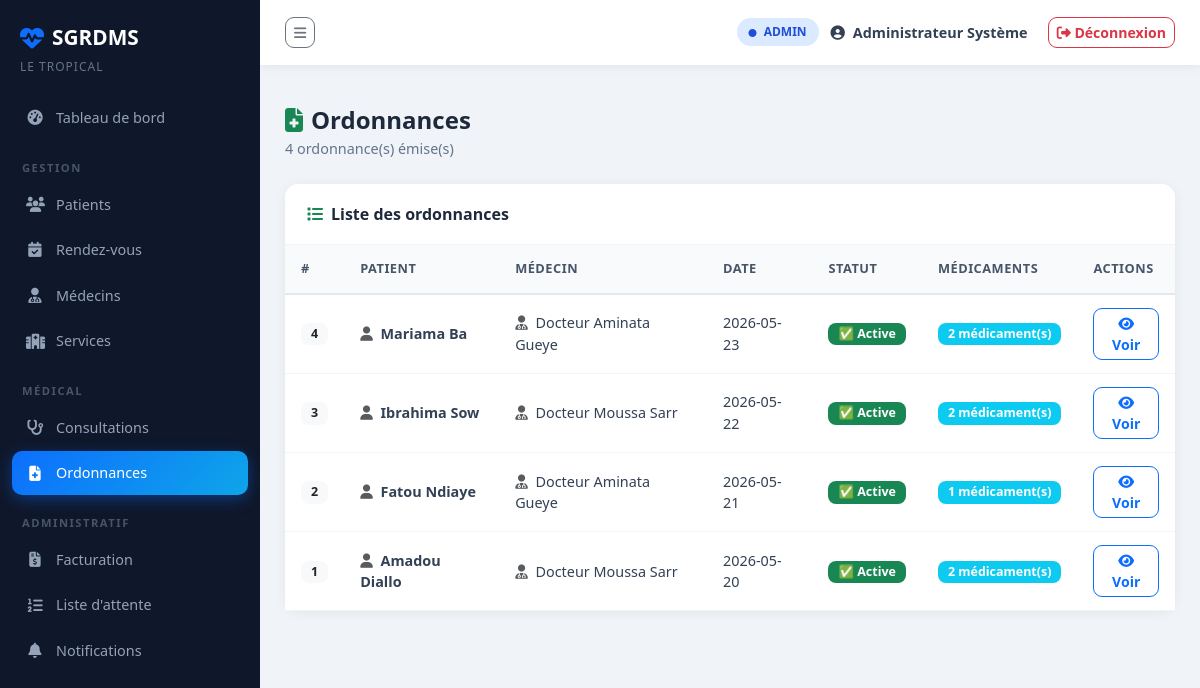
/ordonnances (signed in), run on the app's committed database.
### tables this page shows
CREATE TABLE ORDONNANCE (
    id_ordonnance   INTEGER PRIMARY KEY AUTOINCREMENT,
    statut          TEXT DEFAULT 'active' CHECK(statut IN ('active','expiree','annulee')),
    date            TEXT NOT NULL DEFAULT (DATE('now')),
    instruction     TEXT,
    id_consultation INTEGER NOT NULL,
    FOREIGN KEY (id_consultation) REFERENCES CONSULTATION(id_consultation)
);

### app.py (the view)
@app.route("/ordonnances")
@login_required
def ordonnances_liste():
    conn = get_db()
    ordonnances = conn.execute("""
        SELECT o.*,
               p.prenom || ' ' || p.nom AS patient,
               m.prenom || ' ' || m.nom AS medecin,
               (SELECT COUNT(*) FROM LIGNE_ORDONNANCE lo
                WHERE lo.id_ordonnance = o.id_ordonnance) AS nb_medicaments
        FROM ORDONNANCE o
        JOIN CONSULTATION c ON o.id_consultation = c.id_consultation
        JOIN RENDEZ_VOUS r  ON c.id_rdv = r.id_rdv
        JOIN PATIENT p      ON r.id_patient = p.id_patient
        JOIN MEDECIN m      ON r.id_medecin = m.id_medecin
        ORDER BY o.date DESC
    """).fetchall()
    conn.close()
    return render_template("ordonnances/liste.html", ordonnances=ordonnances)

### app.py (called while the page is built)
def get_db():
    conn = sqlite3.connect(DB_PATH)
    conn.row_factory = sqlite3.Row
    conn.execute("PRAGMA foreign_keys = ON")
    return conn

def login_required(f):
    from functools import wraps
    @wraps(f)
    def decorated(*args, **kwargs):
        if "user" not in session:
            flash("Veuillez vous connecter.", "warning")
            return redirect(url_for("login"))
        return f(*args, **kwargs)
    return decorated

### templates/ordonnances/liste.html (shortened to what this page needs)
{% extends "base.html" %}
{% block content %}
<div class="page-header">
    <div>
        <h2><i class="fas fa-file-medical me-2 text-success"></i>Ordonnances</h2>
        <p>{{ ordonnances|length }} ordonnance(s) émise(s)</p>
    </div>
</div>
<div class="card">
    <div class="card-header">
        <i class="fas fa-list me-2 text-success"></i>Liste des ordonnances
    </div>
    <div class="card-body p-0">
        <div class="table-responsive">
            <table class="table">
                <thead>
                    <tr>
                        <th>#</th>
                        <th>Patient</th>
                        <th>Médecin</th>
                        <th>Date</th>
                        <th>Statut</th>
                        <th>Médicaments</th>
                        <th>Actions</th>
                    </tr>
                </thead>
                <tbody>
                    {% for o in ordonnances %}
                    <tr>
                        <td><span class="badge bg-light text-dark">{{ o.id_ordonnance }}</span></td>
                        <td>
                            <i class="fas fa-user me-1 text-muted"></i>
                            <strong>{{ o.patient }}</strong>
                        </td>
                        <td>
                            <i class="fas fa-user-md me-1 text-muted"></i>
                            {{ o.medecin }}
                        </td>
                        <td>{{ o.date }}</td>
                        <td>
                            {% if o.statut == 'active' %}
                                <span class="badge bg-success">✅ Active</span>
                            {% elif o.statut == 'expiree' %}
                                <span class="badge bg-warning text-dark">⏳ Expirée</span>
                            {% else %}
                                <span class="badge bg-danger">❌ Annulée</span>
                            {% endif %}
                        </td>
                        <td>
                            <span class="badge bg-info">{{ o.nb_medicaments }} médicament(s)</span>
                        </td>
                        <td>
                            <a href="{{ url_for('consultation_detail', id=o.id_consultation) }}"
                               class="btn btn-sm btn-outline-primary">
                                <i class="fas fa-eye"></i> Voir
                            </a>
                        </td>
                    </tr>
                    {% endfor %}
                </tbody>
            </table>
        </div>
    </div>
</div>
{% endblock %}

### static/css/style.css (style rules this page uses)
:root { --primary: #0d6efd; --success: #198754; --sidebar-w: 260px; --topbar-h: 65px; --bg: #f0f4f8; --sidebar-bg: #0f172a; --card-radius: 14px; }
* { box-sizing: border-box; }
body { font-family: 'Segoe UI', sans-serif; background: var(--bg); margin: 0; overflow-x: hidden; }
.page-header { display: flex; align-items: center; justify-content: space-between; margin-bottom: 25px; }
.page-header h2 { font-size: 1.5rem; font-weight: 700; color: #1e293b; margin: 0; }
.page-header p { color: #64748b; margin: 3px 0 0; font-size: 0.9rem; }
.card { border: none; border-radius: var(--card-radius); box-shadow: 0 2px 12px rgba(0,0,0,0.06); }
.card-header { background: white; border-bottom: 1px solid #f1f5f9; border-radius: var(--card-radius) var(--card-radius) 0 0 !important; padding: 18px 22px; font-weight: 700; color: #1e293b; }
.table { margin: 0; }
.table thead th { background: #f8fafc; color: #475569; font-size: 0.8rem; font-weight: 700; text-transform: uppercase; letter-spacing: 0.5px; border-bottom: 2px solid #e2e8f0; padding: 14px 16px; }
.table tbody td { padding: 13px 16px; vertical-align: middle; color: #334155; font-size: 0.9rem; border-bottom: 1px solid #f1f5f9; }
.badge { border-radius: 8px; padding: 5px 10px; font-size: 0.78rem; font-weight: 600; }
.btn { border-radius: 9px; font-weight: 600; font-size: 0.88rem; }

### data on the page
ORDONNANCE: id_ordonnance "4", patient "Mariama Ba", medecin "Docteur Aminata Gueye", date "2026-05-23", statut "✅ Active", nb_medicaments "2"
ORDONNANCE: id_ordonnance "3", patient "Ibrahima Sow", medecin "Docteur Moussa Sarr", date "2026-05-22", statut "✅ Active", nb_medicaments "2"
ORDONNANCE: id_ordonnance "2", patient "Fatou Ndiaye", medecin "Docteur Aminata Gueye", date "2026-05-21", statut "✅ Active", nb_medicaments "1"
ORDONNANCE: id_ordonnance "1", patient "Amadou Diallo", medecin "Docteur Moussa Sarr", date "2026-05-20", statut "✅ Active", nb_medicaments "2"

### other printed values
{{ session.role | upper }} "ADMIN"
{{ session.nom }} "Administrateur Système"
{{ ordonnances|length }} "4"
